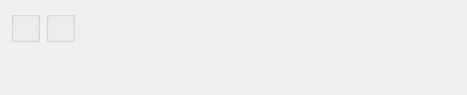
<?xml version="1.0" encoding="UTF-8"?>
<ui version="4.0">
 <comment>This file is part of the xTuple ERP: PostBooks Edition, a free and
open source Enterprise Resource Planning software suite,
Copyright (c) 1999-2019 by OpenMFG LLC, d/b/a xTuple.
It is licensed to you under the Common Public Attribution License
version 1.0, the full text of which (including xTuple-specific Exhibits)
is available at www.xtuple.com/CPAL.  By using this software, you agree
to be bound by its terms.</comment>
 <class>dspMaterialUsageVarianceByWarehouse</class>
 <widget class="QWidget" name="dspMaterialUsageVarianceByWarehouse">
  <property name="geometry">
   <rect>
    <x>0</x>
    <y>0</y>
    <width>467</width>
    <height>95</height>
   </rect>
  </property>
  <property name="windowTitle">
   <string>Material Usage Variance by Site</string>
  </property>
  <layout class="QHBoxLayout" name="horizontalLayout">
   <item>
    <layout class="QVBoxLayout" name="verticalLayout">
     <property name="spacing">
      <number>0</number>
     </property>
     <item>
      <widget class="WarehouseGroup" name="_warehouse">
       <property name="title">
        <string/>
       </property>
       <property name="fixedSize">
        <bool>false</bool>
       </property>
      </widget>
     </item>
     <item>
      <spacer name="verticalSpacer">
       <property name="orientation">
        <enum>Qt::Vertical</enum>
       </property>
       <property name="sizeHint" stdset="0">
        <size>
         <width>20</width>
         <height>0</height>
        </size>
       </property>
      </spacer>
     </item>
    </layout>
   </item>
   <item>
    <layout class="QVBoxLayout" name="verticalLayout_2">
     <property name="spacing">
      <number>0</number>
     </property>
     <item>
      <widget class="QGroupBox" name="_dateGroup">
       <property name="title">
        <string/>
       </property>
       <layout class="QGridLayout" name="gridLayout">
        <item row="0" column="0">
         <widget class="DateCluster" name="_dates"/>
        </item>
       </layout>
      </widget>
     </item>
     <item>
      <spacer name="verticalSpacer_2">
       <property name="orientation">
        <enum>Qt::Vertical</enum>
       </property>
       <property name="sizeHint" stdset="0">
        <size>
         <width>20</width>
         <height>0</height>
        </size>
       </property>
      </spacer>
     </item>
    </layout>
   </item>
   <item>
    <spacer>
     <property name="orientation">
      <enum>Qt::Horizontal</enum>
     </property>
     <property name="sizeType">
      <enum>QSizePolicy::Expanding</enum>
     </property>
     <property name="sizeHint" stdset="0">
      <size>
       <width>0</width>
       <height>20</height>
      </size>
     </property>
    </spacer>
   </item>
  </layout>
 </widget>
 <layoutdefault spacing="6" margin="11"/>
 <customwidgets>
  <customwidget>
   <class>DateCluster</class>
   <extends>QWidget</extends>
   <header>datecluster.h</header>
   <container>1</container>
  </customwidget>
  <customwidget>
   <class>WarehouseGroup</class>
   <extends>QGroupBox</extends>
   <header>warehousegroup.h</header>
   <container>1</container>
  </customwidget>
 </customwidgets>
 <tabstops>
  <tabstop>_warehouse</tabstop>
  <tabstop>_dates</tabstop>
 </tabstops>
 <resources/>
 <connections/>
</ui>
